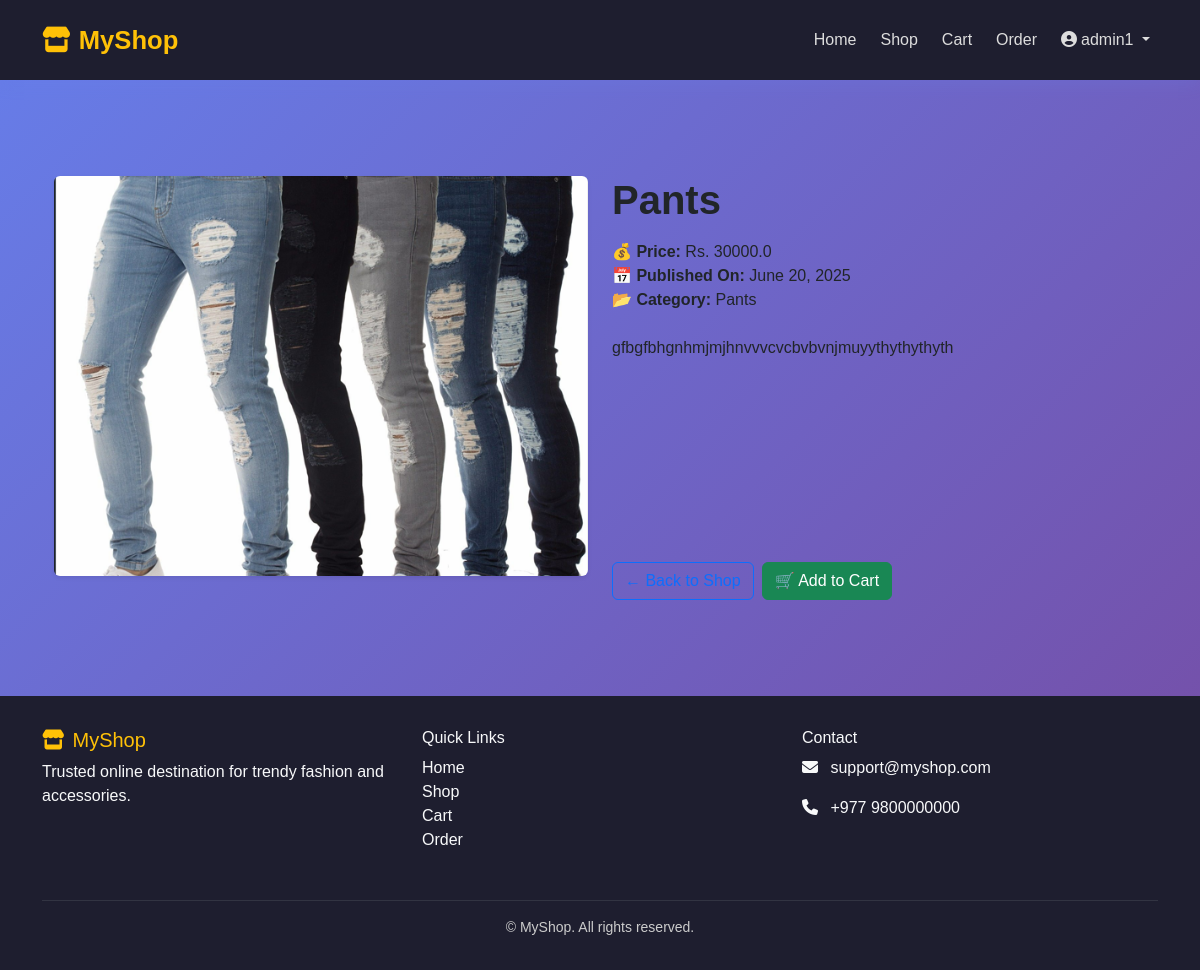
The page /shop/9 (signed in) on the database its author committed.
### blog/models.py (models this page shows, shortened)
class Product(models.Model):
    category = models.ForeignKey(Category, on_delete=models.CASCADE)
    title = models.CharField(max_length=100)
    slug = models.SlugField(max_length=100, unique=True)
    image = models.ImageField(upload_to='news', blank=True, null=True)
    price = models.FloatField(default=0.0)  # ✅ Required for subtotal calculations
    description = models.TextField()
    created_at = models.DateTimeField(auto_now_add=True)
    updated_at = models.DateTimeField(auto_now=True)

class Category(models.Model):
    name=models.CharField(max_length=100)
    slug=models.SlugField(max_length=100,unique=True)

### blog/views.py (the view)
# urls.py: path('shop/<int:id>', views.base_shop_detail, name="base_shop_detail"),
@login_required(login_url='login')
def base_shop_detail(request: HttpRequest, id: int) -> HttpResponse:
    product = get_object_or_404(Product, id=id)
    context = {
        "product": product,
        "page_title": f"{product.title} | Product Detail"
    }
    return render(request, "base_shop_detail.html", context)

### blog/Templates/base_shop_detail.html (shortened to what this page needs)
{% extends 'base.html' %}
{% block content %}
<div class="container py-5">
  <div class="row">
    <div class="col-lg-6 mb-4">
      {% if product.image %}
        <img src="{{ product.image.url }}"
             alt="{{ product.title }}"
             class="img-fluid rounded shadow-sm w-100"
             style="max-height: 400px; object-fit: cover;">
      {% else %}
        <div class="bg-secondary text-white text-center p-5 rounded">
          <strong>No image available</strong>
        </div>
      {% endif %}
    </div>
    <div class="col-lg-6 d-flex flex-column justify-content-between">
      <div>
        <h1 class="fw-bold mb-3">{{ product.title }}</h1>
        <ul class="list-unstyled">
          <li><strong>💰 Price:</strong> Rs. {{ product.price }}</li>
          <li><strong>📅 Published On:</strong> {{ product.created_at|date:"F j, Y" }}</li>
          <li><strong>📂 Category:</strong> {{ product.category.name }}</li>
        </ul>
        <p class="mt-4 text-muted">{{ product.description|linebreaks }}</p>
      </div>
      <div class="mt-4 d-flex flex-wrap gap-2">
        <a href="{% url 'base_shop' %}" class="btn btn-outline-primary" style="white">
        </a>
        <form action="{% url 'add_to_cart' product.id %}" method="post">
          <button type="submit" class="btn btn-success">
            🛒 Add to Cart
          </button>
        </form>
      </div>
    </div>
  </div>
</div>
{% endblock %}

### blog/Templates/base.html (shortened to what this page needs)
{% load static %}
<!DOCTYPE html>
<html lang="en">
<head>
  <link href="https://cdn.jsdelivr.net/npm/bootstrap@5.3.3/dist/css/bootstrap.min.css" rel="stylesheet" />
  <link rel="stylesheet" href="https://cdnjs.cloudflare.com/ajax/libs/font-awesome/6.5.0/css/all.min.css" />
</head>
<body>
<nav class="navbar navbar-expand-lg navbar-dark sticky-top py-3">
  <div class="container">
    <a class="navbar-brand" href="{% url 'home' %}">
      <i class="fas fa-store me-2"></i>MyShop
    </a>
    <div class="collapse navbar-collapse" id="mainNavbar">
      <ul class="navbar-nav ms-auto gap-2">
        <li class="nav-item"><a class="nav-link" href="{% url 'home' %}">Home</a></li>
        <li class="nav-item"><a class="nav-link" href="{% url 'base_shop' %}">Shop</a></li>
        <li class="nav-item"><a class="nav-link" href="{% url 'view_cart' %}">Cart</a></li>
        <li class="nav-item"><a class="nav-link" href="{% url 'place_order' %}">Order</a></li>
        {% if user.is_authenticated %}
        <li class="nav-item dropdown">
          <a class="nav-link dropdown-toggle" href="#" id="userDropdown" role="button" data-bs-toggle="dropdown">
            <i class="fas fa-user-circle me-1"></i>{{ user.username }}
          </a>
        </li>
        {% else %}
        <li class="nav-item"><a class="nav-link" href="{% url 'login' %}"><i class="fas fa-sign-in-alt me-1"></i>Login</a></li>
        <li class="nav-item"><a class="nav-link" href="{% url 'register' %}"><i class="fas fa-user-plus me-1"></i>Register</a></li>
        {% endif %}
      </ul>
    </div>
  </div>
</nav>
<main class="container my-5">
  {% block content %}{% endblock %}
</main>
<footer>
  <div class="container">
    <div class="row text-light">
      <div class="col-md-4 mb-3">
        <h5 class="text-warning"><i class="fas fa-store me-2"></i>MyShop</h5>
        <p>Trusted online destination for trendy fashion and accessories.</p>
      </div>
      <div class="col-md-4 mb-3">
        <h6>Quick Links</h6>
        <ul class="list-unstyled">
          <li><a href="{% url 'home' %}" class="text-light text-decoration-none">Home</a></li>
          <li><a href="{% url 'base_shop' %}" class="text-light text-decoration-none">Shop</a></li>
          <li><a href="{% url 'view_cart' %}" class="text-light text-decoration-none">Cart</a></li>
          <li><a href="{% url 'place_order' %}" class="text-light text-decoration-none">Order</a></li>
        </ul>
      </div>
      <div class="col-md-4 mb-3">
        <h6>Contact</h6>
        <p><i class="fas fa-envelope me-2"></i> support@myshop.com</p>
        <p><i class="fas fa-phone me-2"></i> +977 9800000000</p>
      </div>
    </div>
    <hr class="border-secondary" />
    <div class="text-center small">&copy; {{ now|date:"Y" }} MyShop. All rights reserved.</div>
  </div>
</footer>
</body>
</html>

### blog/Templates/base.html (style rules this page uses)
body { font-family: 'Poppins', sans-serif; background: linear-gradient(135deg, #667eea 0%, #764ba2 100%); min-height: 100vh; display: flex; flex-direction: column; }
.navbar { background-color: #1e1e2f; box-shadow: 0 4px 15px rgba(102, 126, 234, 0.2); }
.navbar-brand { font-weight: bold; font-size: 1.6rem; color: #ffc107 !important; }
.nav-link, .dropdown-toggle { color: #ddd !important; font-weight: 500; }
footer { background-color: #1e1e2f; color: #ccc; padding: 2rem 0; margin-top: auto; }

### rows shown on the page
Product: image (picture), title "Pants", price "30000.0", created_at "June 20, 2025", category.name "Pants", description "gfbgfbhgnhmjmjhnvvvcvcbvbvnjmuyythythythyth"

### other values the page prints
{{ user.username }} "admin1"
